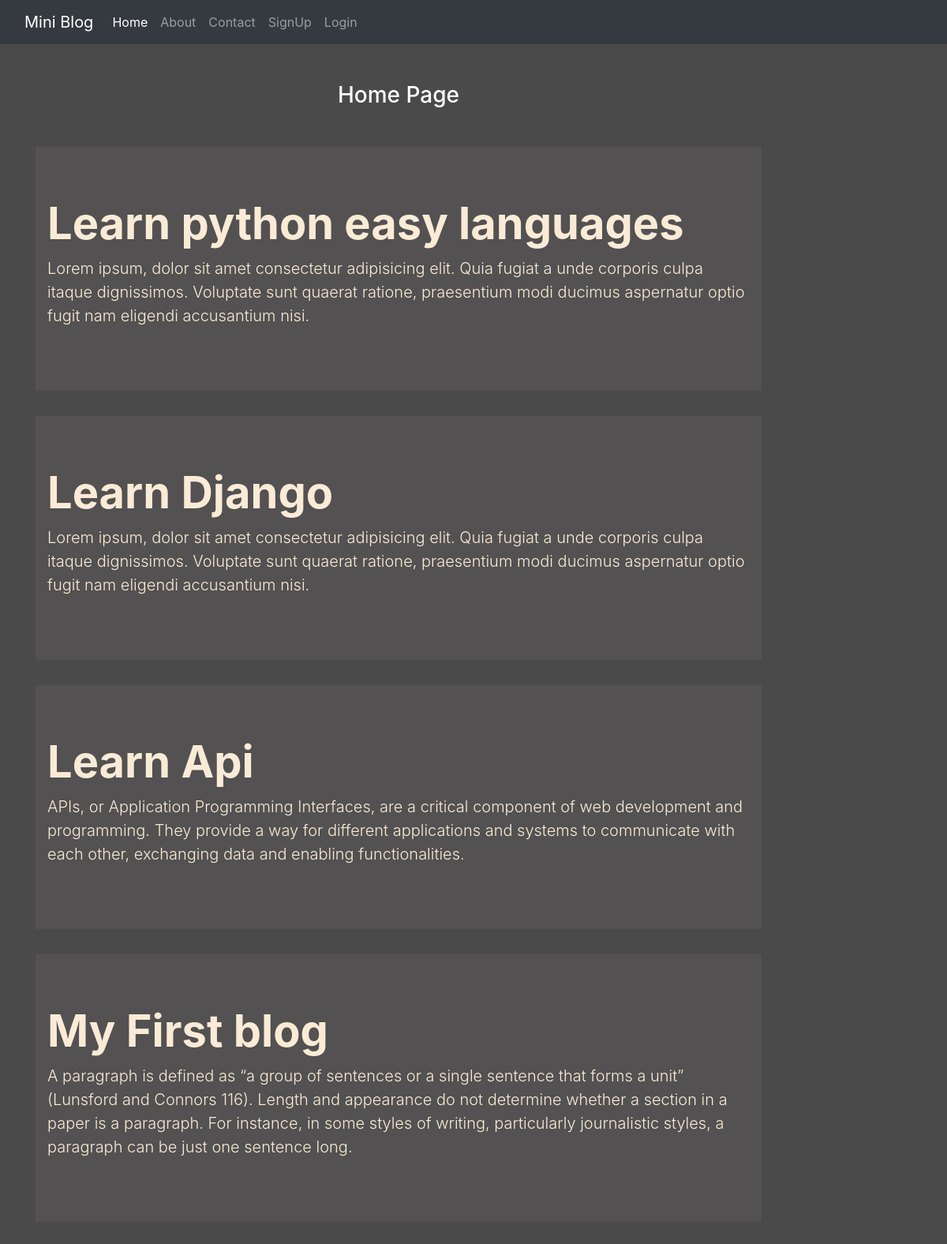
The page / on the database its author committed.
### blog/models.py (models this page shows)
class Post(models.Model):
    title = models.CharField(max_length=250)
    desc = models.TextField()

### blog/views.py (the view)
# urls.py: path("",views.HOME),
def HOME(request):
    posts = Post.objects.all()
    return render(request, 'blog/home.html', {'posts':posts})

### templates/blog/home.html (shortened to what this page needs)
{% extends 'blog/base.html' %}
{% load static %}
{% block content %}
<div class="col-sm-10">
    <h3 class="text-white my-5 text-center">Home Page</h3>
{% for post in posts %}
    <div class="jumbotron jumbotron-fluid jumbo-color">
        <div class="container">
          <h1 class="display-4 font-weight-bold">{{post.title}}</h1>
          <p class="lead">{{post.desc}}</p>
        </div>
      </div>
{% endfor %}
</div>
{% endblock content %}

### static/blog/css/style.css (style rules this page uses)
body { background-color: rgb(75, 74, 74); color: antiquewhite; }
.jumbo-color { background-color: rgb(83, 81, 81); }

### rows shown on the page
Post: title "Learn python easy languages", desc "Lorem ipsum, dolor sit amet consectetur adipisicing elit. Quia fugiat a unde corporis culpa itaque dignissimos. Voluptate sunt quaerat ratione, praesentium modi ducimus aspernatur optio fugit nam eligendi accusantium nisi."
Post: title "Learn Django", desc "Lorem ipsum, dolor sit amet consectetur adipisicing elit. Quia fugiat a unde corporis culpa itaque dignissimos. Voluptate sunt quaerat ratione, praesentium modi ducimus aspernatur optio fugit nam eligendi accusantium nisi."
Post: title "Learn Api", desc "APIs, or Application Programming Interfaces, are a critical component of web development and programming. They provide a way for different applications and systems to communicate with each other, exchanging data and enabling functionalities."
Post: title "My First blog", desc "A paragraph is defined as “a group of sentences or a single sentence that forms a unit” (Lunsford and Connors 116). Length and appearance do not determine whether a section in a paper is a paragraph. For instance, in some styles of writing, particularly journalistic styles, a paragraph can be just one sentence long."
